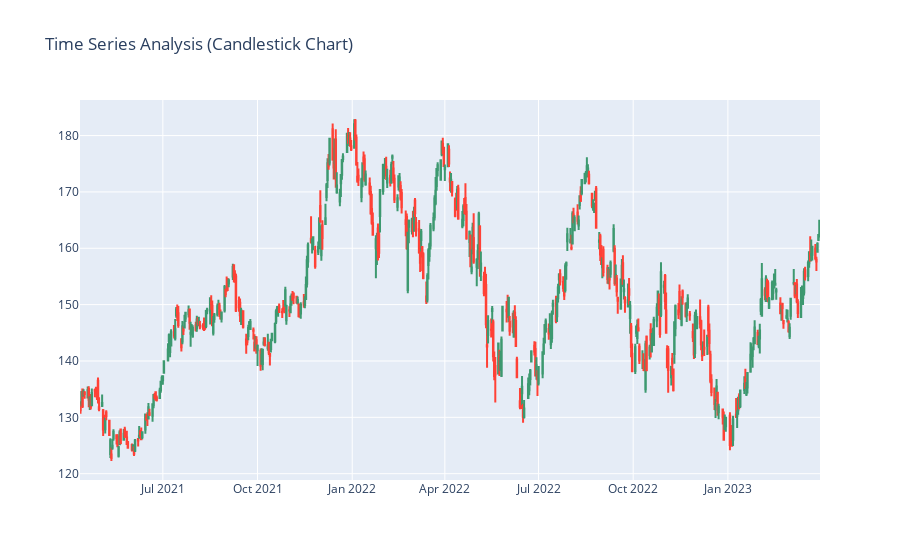

The notebook cell saved with this chart:
### Code cell
import plotly.graph_objects as go
figure = go.Figure(data=[go.Candlestick(x = data.index,
                                        open = data["Open"], 
                                        high = data["High"],
                                        low = data["Low"], 
                                        close = data["Close"])])
figure.update_layout(title = "Time Series Analysis (Candlestick Chart)", 
                     xaxis_rangeslider_visible = False)
figure.show()

### Figure 1 — Plotly figure (JSON) as saved in the notebook; plotly's stock layout.template omitted (floating-point values rounded to 4 significant figures; data arrays with more than 128 entries replaced by an {"elided": "..."} marker saying what was removed)
{"data": [{"close": {"elided": "498 float values"}, "high": {"elided": "498 float values"}, "low": {"elided": "498 float values"}, "open": {"elided": "498 float values"}, "type": "candlestick", "x": {"elided": "498 str values"}}], "layout": {"title": {"text": "Time Series Analysis (Candlestick Chart)"}, "xaxis": {"rangeslider": {"visible": false}}}}
